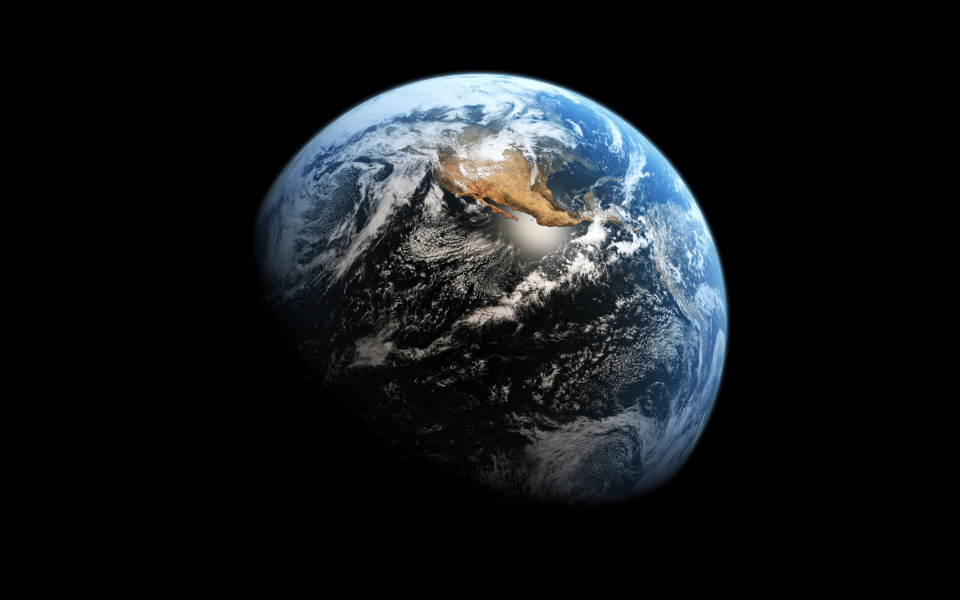
#> input picture Earth-8-2880x1800.jpg, 2880 x 1800 px (shown at 1/3 size)
$ jupyter execute ProblemSolvingInOpenCV.ipynb
#> lines starting #> are read from the running program, lines starting #| are printed output that depends on the picture; after the words box and inside, x2 and y2 are one past the last pixel; in counts of white or black regions, pixels touching at a corner belong together
[cell 1]
import cv2

img = cv2.imread('Earth-8-2880x1800.jpg')
#> img is the input picture: shape (1800, 2880, 3); mean B, G, R 26, 23.6, 20.6
cv2.imshow('Puppy', img)

cv2.waitKey()

[cell 2]
import cv2

img = cv2.imread('Earth-8-2880x1800.jpg')
while True:
    cv2.imshow('Puppy', img)

    if cv2.waitKey(1) & 0xFF == 27:
#> (key Esc is pressed here)
        break
cv2.destroyAllWindows()

[cell 3]
import cv2
import numpy as np
import matplotlib.pyplot as plt
#matplotlib inline

[cell 4]
blank_img = np.zeros(shape=(512,512,3),dtype=np.int16)
blank_img.shape

[cell 5]
plt.imshow(blank_img)

[cell 6]
cv2.rectangle(blank_img, pt1=(384, 0), pt2=(500,150), color=(0,255,0),thickness=10)#Does't returns and directly adds it
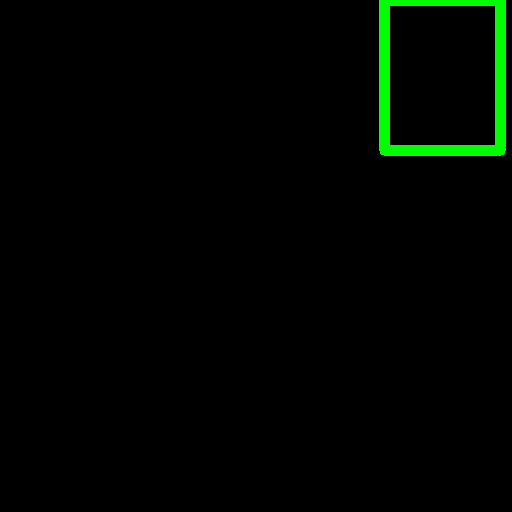
#> blank_img: shape (512, 512, 3) int16; mean of channels 0, 1, 2 0, 5.1, 0; drawn as B, G, R
plt.imshow(blank_img)

[cell 7]
cv2.circle(img = blank_img, center=(100,100), radius=50, color=(255,0,0), thickness=8)
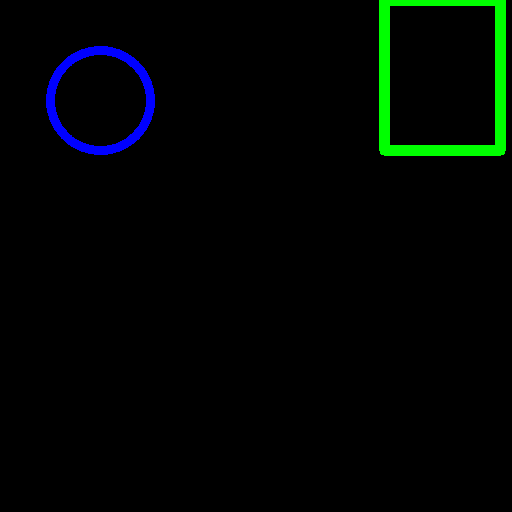
#> blank_img: shape (512, 512, 3) int16; 1.07% of pixels changed, all inside (x1, y1, x2, y2) = (46, 46, 155, 155); drawn as B, G, R
plt.imshow(blank_img)
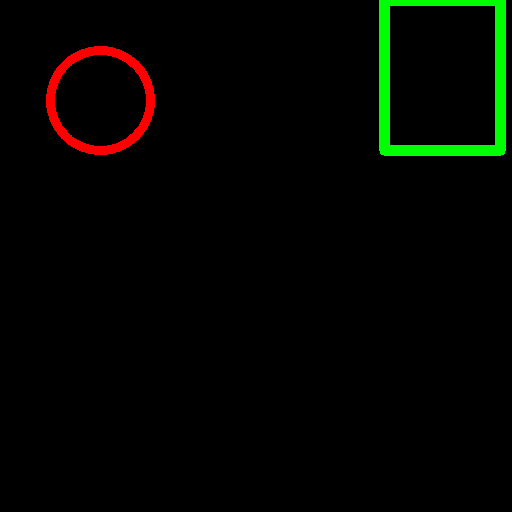
#> shown: shape (512, 512, 3); mean R, G, B 2.7, 5.1, 0

[cell 8]
cv2.circle(img = blank_img, center=(400,400), radius=50, color=(255,0,0), thickness=-1)
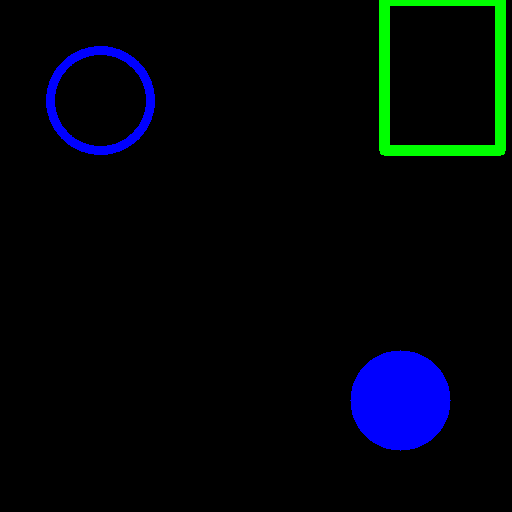
#> blank_img: shape (512, 512, 3) int16; 2.99% of pixels changed, all inside (x1, y1, x2, y2) = (350, 350, 451, 451); drawn as B, G, R
plt.imshow(blank_img)
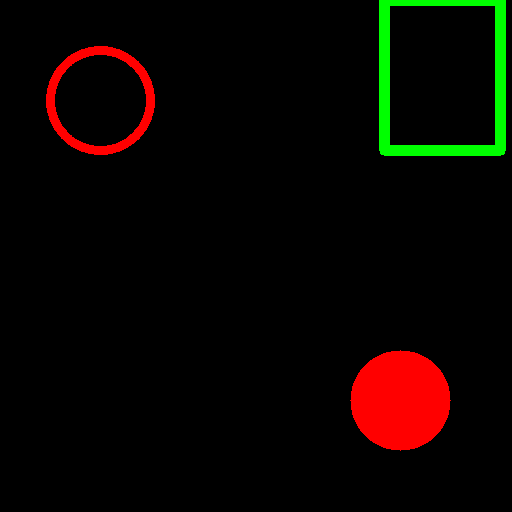
#> shown: shape (512, 512, 3); mean R, G, B 10.4, 5.1, 0

[cell 9]
cv2.line(blank_img, pt1=(0,0), pt2=(512,512),color=(0, 0, 199), thickness=5)
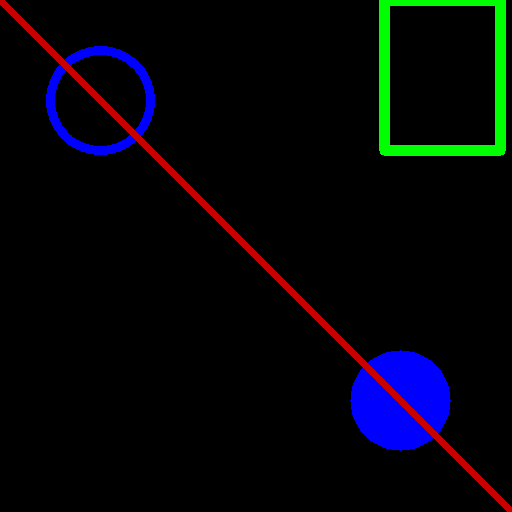
#> blank_img: shape (512, 512, 3) int16; 1.75% of pixels changed, all inside (x1, y1, x2, y2) = (0, 0, 512, 512); drawn as B, G, R
plt.imshow(blank_img)
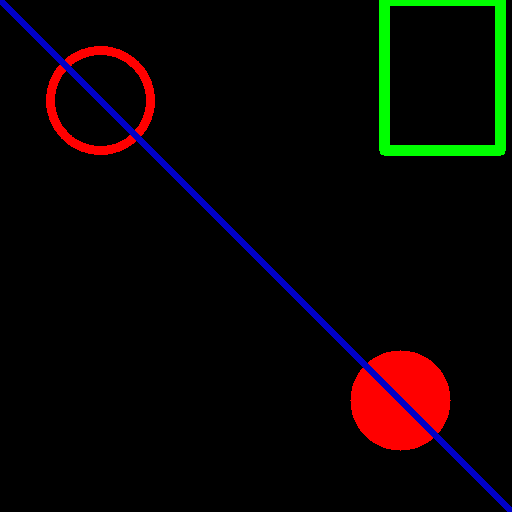
#> shown: shape (512, 512, 3); mean R, G, B 9.6, 5.1, 3.5

[cell 10]
font = cv2.FONT_HERSHEY_SIMPLEX
cv2.putText(blank_img, text="Hello", org=(10, 500), fontFace = font, fontScale=4, color=(255,255,255),thickness=3, lineType=cv2.LINE_AA)
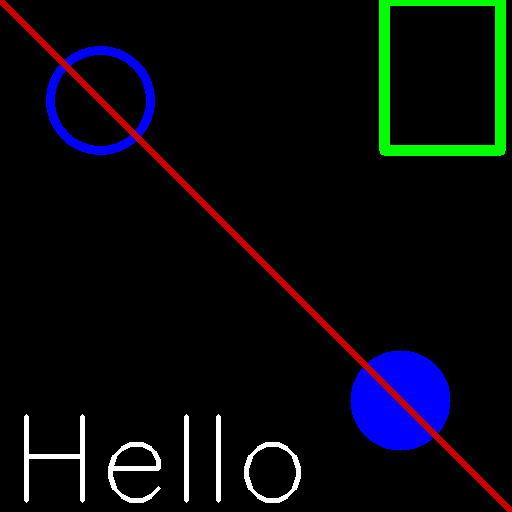
#> blank_img: shape (512, 512, 3) int16; 1.42% of pixels changed, all inside (x1, y1, x2, y2) = (24, 414, 301, 503); drawn as B, G, R
plt.imshow(blank_img)
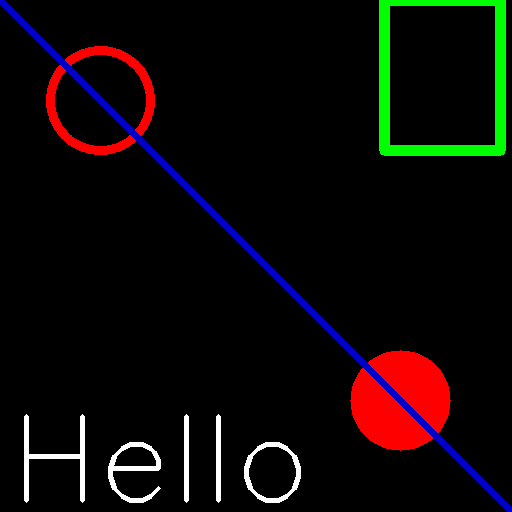
#> shown: shape (512, 512, 3); mean R, G, B 13.3, 8.7, 7.1

[cell 11]
blank_img = np.zeros(shape=(512,512,3),dtype=np.int32)

[cell 12]
plt.imshow(blank_img)

[cell 13]
vertices = np.array([[100,300],[200,200],[400,300],[200,400]],dtype=np.int32)

[cell 14]
vertices.shape

[cell 15]
pts = vertices.reshape((-1,1,2))

[cell 16]
vertices.shape

[cell 17]
pts.shape

[cell 18]
cv2.polylines(blank_img, [pts], isClosed=True, color=(255,0,0), thickness=5)
plt.imshow(blank_img)
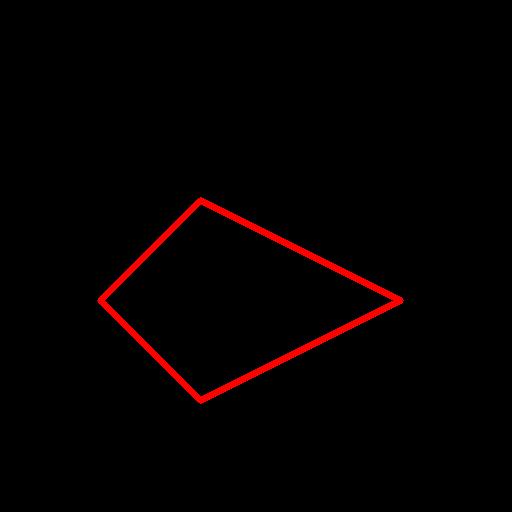
#> shown: shape (512, 512, 3); mean R, G, B 4.7, 0, 0
